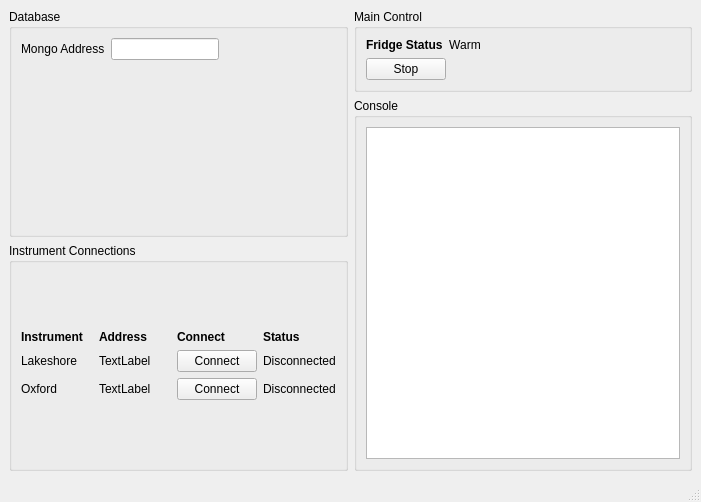
<?xml version="1.0" encoding="UTF-8"?>
<ui version="4.0">
 <class>MainWindow</class>
 <widget class="QMainWindow" name="MainWindow">
  <property name="geometry">
   <rect>
    <x>0</x>
    <y>0</y>
    <width>701</width>
    <height>502</height>
   </rect>
  </property>
  <property name="windowTitle">
   <string>MainWindow</string>
  </property>
  <widget class="QWidget" name="centralwidget">
   <layout class="QHBoxLayout" name="horizontalLayout">
    <item>
     <layout class="QVBoxLayout" name="verticalLayout_2">
      <item>
       <widget class="QGroupBox" name="groupBox">
        <property name="sizePolicy">
         <sizepolicy hsizetype="MinimumExpanding" vsizetype="Minimum">
          <horstretch>0</horstretch>
          <verstretch>0</verstretch>
         </sizepolicy>
        </property>
        <property name="title">
         <string>Database</string>
        </property>
        <layout class="QGridLayout" name="gridLayout">
         <item row="0" column="0">
          <layout class="QFormLayout" name="formLayout">
           <item row="0" column="0">
            <widget class="QLabel" name="label">
             <property name="text">
              <string>Mongo Address</string>
             </property>
            </widget>
           </item>
           <item row="0" column="1">
            <widget class="QLineEdit" name="lineEdit">
             <property name="sizePolicy">
              <sizepolicy hsizetype="Fixed" vsizetype="Fixed">
               <horstretch>0</horstretch>
               <verstretch>0</verstretch>
              </sizepolicy>
             </property>
            </widget>
           </item>
          </layout>
         </item>
        </layout>
       </widget>
      </item>
      <item>
       <widget class="QGroupBox" name="groupBox_3">
        <property name="sizePolicy">
         <sizepolicy hsizetype="MinimumExpanding" vsizetype="Minimum">
          <horstretch>0</horstretch>
          <verstretch>0</verstretch>
         </sizepolicy>
        </property>
        <property name="title">
         <string>Instrument Connections</string>
        </property>
        <layout class="QVBoxLayout" name="verticalLayout_6">
         <item>
          <layout class="QGridLayout" name="gridLayout_2">
           <item row="0" column="3">
            <widget class="QLabel" name="label_5">
             <property name="sizePolicy">
              <sizepolicy hsizetype="Preferred" vsizetype="Fixed">
               <horstretch>0</horstretch>
               <verstretch>0</verstretch>
              </sizepolicy>
             </property>
             <property name="font">
              <font>
               <weight>75</weight>
               <bold>true</bold>
              </font>
             </property>
             <property name="text">
              <string>Status</string>
             </property>
            </widget>
           </item>
           <item row="0" column="0">
            <widget class="QLabel" name="label_4">
             <property name="sizePolicy">
              <sizepolicy hsizetype="Preferred" vsizetype="Fixed">
               <horstretch>0</horstretch>
               <verstretch>0</verstretch>
              </sizepolicy>
             </property>
             <property name="font">
              <font>
               <weight>75</weight>
               <bold>true</bold>
              </font>
             </property>
             <property name="text">
              <string>Instrument</string>
             </property>
            </widget>
           </item>
           <item row="0" column="1">
            <widget class="QLabel" name="label_6">
             <property name="sizePolicy">
              <sizepolicy hsizetype="Preferred" vsizetype="Fixed">
               <horstretch>0</horstretch>
               <verstretch>0</verstretch>
              </sizepolicy>
             </property>
             <property name="font">
              <font>
               <weight>75</weight>
               <bold>true</bold>
              </font>
             </property>
             <property name="text">
              <string>Address</string>
             </property>
            </widget>
           </item>
           <item row="0" column="2">
            <widget class="QLabel" name="label_7">
             <property name="sizePolicy">
              <sizepolicy hsizetype="Preferred" vsizetype="Fixed">
               <horstretch>0</horstretch>
               <verstretch>0</verstretch>
              </sizepolicy>
             </property>
             <property name="font">
              <font>
               <weight>75</weight>
               <bold>true</bold>
              </font>
             </property>
             <property name="text">
              <string>Connect</string>
             </property>
            </widget>
           </item>
           <item row="1" column="0">
            <widget class="QLabel" name="label_8">
             <property name="sizePolicy">
              <sizepolicy hsizetype="Preferred" vsizetype="Fixed">
               <horstretch>0</horstretch>
               <verstretch>0</verstretch>
              </sizepolicy>
             </property>
             <property name="text">
              <string>Lakeshore</string>
             </property>
            </widget>
           </item>
           <item row="1" column="1">
            <widget class="QLabel" name="label_9">
             <property name="sizePolicy">
              <sizepolicy hsizetype="Preferred" vsizetype="Fixed">
               <horstretch>0</horstretch>
               <verstretch>0</verstretch>
              </sizepolicy>
             </property>
             <property name="text">
              <string>TextLabel</string>
             </property>
            </widget>
           </item>
           <item row="1" column="2">
            <widget class="QPushButton" name="pushButton_2">
             <property name="text">
              <string>Connect</string>
             </property>
            </widget>
           </item>
           <item row="1" column="3">
            <widget class="QLabel" name="label_10">
             <property name="sizePolicy">
              <sizepolicy hsizetype="Preferred" vsizetype="Fixed">
               <horstretch>0</horstretch>
               <verstretch>0</verstretch>
              </sizepolicy>
             </property>
             <property name="text">
              <string>Disconnected</string>
             </property>
            </widget>
           </item>
           <item row="2" column="0">
            <widget class="QLabel" name="label_11">
             <property name="sizePolicy">
              <sizepolicy hsizetype="Preferred" vsizetype="Fixed">
               <horstretch>0</horstretch>
               <verstretch>0</verstretch>
              </sizepolicy>
             </property>
             <property name="text">
              <string>Oxford</string>
             </property>
            </widget>
           </item>
           <item row="2" column="1">
            <widget class="QLabel" name="label_12">
             <property name="sizePolicy">
              <sizepolicy hsizetype="Preferred" vsizetype="Fixed">
               <horstretch>0</horstretch>
               <verstretch>0</verstretch>
              </sizepolicy>
             </property>
             <property name="text">
              <string>TextLabel</string>
             </property>
            </widget>
           </item>
           <item row="2" column="2">
            <widget class="QPushButton" name="pushButton_3">
             <property name="text">
              <string>Connect</string>
             </property>
            </widget>
           </item>
           <item row="2" column="3">
            <widget class="QLabel" name="label_13">
             <property name="sizePolicy">
              <sizepolicy hsizetype="Preferred" vsizetype="Fixed">
               <horstretch>0</horstretch>
               <verstretch>0</verstretch>
              </sizepolicy>
             </property>
             <property name="text">
              <string>Disconnected</string>
             </property>
            </widget>
           </item>
          </layout>
         </item>
        </layout>
       </widget>
      </item>
     </layout>
    </item>
    <item>
     <layout class="QVBoxLayout" name="verticalLayout">
      <item>
       <widget class="QGroupBox" name="groupBox_2">
        <property name="sizePolicy">
         <sizepolicy hsizetype="MinimumExpanding" vsizetype="Preferred">
          <horstretch>0</horstretch>
          <verstretch>0</verstretch>
         </sizepolicy>
        </property>
        <property name="title">
         <string>Main Control</string>
        </property>
        <layout class="QVBoxLayout" name="verticalLayout_3">
         <item>
          <layout class="QFormLayout" name="formLayout_2">
           <item row="0" column="0">
            <widget class="QLabel" name="label_2">
             <property name="sizePolicy">
              <sizepolicy hsizetype="Fixed" vsizetype="Preferred">
               <horstretch>0</horstretch>
               <verstretch>0</verstretch>
              </sizepolicy>
             </property>
             <property name="font">
              <font>
               <weight>75</weight>
               <bold>true</bold>
              </font>
             </property>
             <property name="text">
              <string>Fridge Status</string>
             </property>
            </widget>
           </item>
           <item row="0" column="1">
            <widget class="QLabel" name="label_3">
             <property name="sizePolicy">
              <sizepolicy hsizetype="Fixed" vsizetype="Preferred">
               <horstretch>0</horstretch>
               <verstretch>0</verstretch>
              </sizepolicy>
             </property>
             <property name="text">
              <string>Warm</string>
             </property>
             <property name="alignment">
              <set>Qt::AlignCenter</set>
             </property>
            </widget>
           </item>
          </layout>
         </item>
         <item>
          <layout class="QVBoxLayout" name="verticalLayout_4">
           <item>
            <widget class="QPushButton" name="pushButton">
             <property name="sizePolicy">
              <sizepolicy hsizetype="Fixed" vsizetype="Fixed">
               <horstretch>0</horstretch>
               <verstretch>0</verstretch>
              </sizepolicy>
             </property>
             <property name="text">
              <string>Stop</string>
             </property>
            </widget>
           </item>
          </layout>
         </item>
        </layout>
       </widget>
      </item>
      <item>
       <widget class="QGroupBox" name="groupBox_4">
        <property name="sizePolicy">
         <sizepolicy hsizetype="MinimumExpanding" vsizetype="MinimumExpanding">
          <horstretch>0</horstretch>
          <verstretch>0</verstretch>
         </sizepolicy>
        </property>
        <property name="title">
         <string>Console</string>
        </property>
        <layout class="QVBoxLayout" name="verticalLayout_5">
         <item>
          <widget class="QTextBrowser" name="textBrowser">
           <property name="sizePolicy">
            <sizepolicy hsizetype="MinimumExpanding" vsizetype="MinimumExpanding">
             <horstretch>0</horstretch>
             <verstretch>0</verstretch>
            </sizepolicy>
           </property>
          </widget>
         </item>
        </layout>
       </widget>
      </item>
     </layout>
    </item>
   </layout>
  </widget>
  <widget class="QMenuBar" name="menubar">
   <property name="geometry">
    <rect>
     <x>0</x>
     <y>0</y>
     <width>701</width>
     <height>21</height>
    </rect>
   </property>
  </widget>
  <widget class="QStatusBar" name="statusbar"/>
 </widget>
 <resources/>
 <connections/>
</ui>
